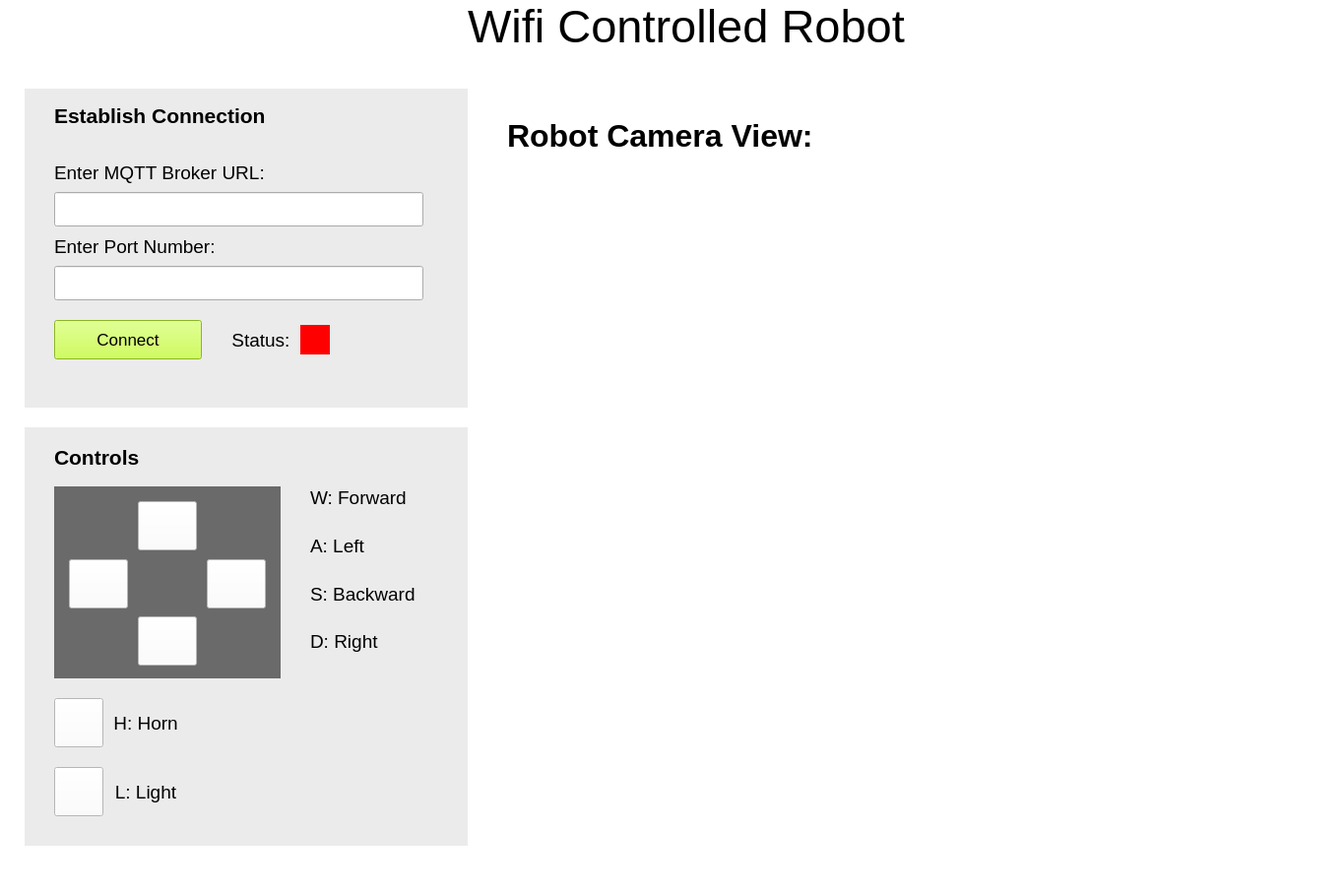
<?xml version="1.0" encoding="UTF-8"?>
<ui version="4.0">
 <class>MainWindow</class>
 <widget class="QMainWindow" name="MainWindow">
  <property name="geometry">
   <rect>
    <x>0</x>
    <y>0</y>
    <width>1365</width>
    <height>909</height>
   </rect>
  </property>
  <property name="windowTitle">
   <string/>
  </property>
  <property name="styleSheet">
   <string notr="true">QWidget#centralwidget { 
	background-color: white; 
}

QFrame#connection_frame { 
	background-color: rgb(235, 235, 235); 
}

QFrame#controls_frame { 
	background-color: rgb(235, 235, 235); 
}

QFrame#movement_pad_frame { 
	background-color: rgb(106, 106, 106); 
}

QFrame#status_fr { 
	background-color: rgb(255, 0, 0); 
}

QPushButton#connect_pb { 
	background-color: rgb(193, 255, 46); 
}

QPushButton#horn_pb { 
	background-color: rgb(255, 255, 255); 
}

QFrame#controls_frame QPushButton { 
	background-color: rgb(255, 255, 255); 
}
</string>
  </property>
  <widget class="QWidget" name="centralwidget">
   <property name="focusPolicy">
    <enum>Qt::StrongFocus</enum>
   </property>
   <layout class="QGridLayout" name="gridLayout_2">
    <property name="leftMargin">
     <number>0</number>
    </property>
    <property name="topMargin">
     <number>0</number>
    </property>
    <property name="rightMargin">
     <number>0</number>
    </property>
    <property name="bottomMargin">
     <number>50</number>
    </property>
    <item row="0" column="0">
     <layout class="QGridLayout" name="main_glo">
      <property name="leftMargin">
       <number>25</number>
      </property>
      <property name="topMargin">
       <number>0</number>
      </property>
      <property name="rightMargin">
       <number>25</number>
      </property>
      <property name="bottomMargin">
       <number>0</number>
      </property>
      <property name="spacing">
       <number>0</number>
      </property>
      <item row="0" column="1">
       <widget class="QLabel" name="main_header_lb">
        <property name="sizePolicy">
         <sizepolicy hsizetype="Minimum" vsizetype="Minimum">
          <horstretch>0</horstretch>
          <verstretch>0</verstretch>
         </sizepolicy>
        </property>
        <property name="minimumSize">
         <size>
          <width>650</width>
          <height>90</height>
         </size>
        </property>
        <property name="font">
         <font>
          <family>Segoe UI</family>
          <pointsize>35</pointsize>
          <weight>50</weight>
          <italic>false</italic>
          <bold>false</bold>
          <strikeout>false</strikeout>
          <kerning>true</kerning>
         </font>
        </property>
        <property name="text">
         <string>Wifi Controlled Robot</string>
        </property>
        <property name="alignment">
         <set>Qt::AlignLeading|Qt::AlignLeft|Qt::AlignTop</set>
        </property>
       </widget>
      </item>
      <item row="1" column="1">
       <layout class="QGridLayout" name="section2_wrap_glo">
        <property name="leftMargin">
         <number>40</number>
        </property>
        <property name="topMargin">
         <number>30</number>
        </property>
        <property name="rightMargin">
         <number>0</number>
        </property>
        <property name="bottomMargin">
         <number>0</number>
        </property>
        <item row="1" column="0">
         <widget class="QLabel" name="camera_lb">
          <property name="sizePolicy">
           <sizepolicy hsizetype="Minimum" vsizetype="Minimum">
            <horstretch>0</horstretch>
            <verstretch>0</verstretch>
           </sizepolicy>
          </property>
          <property name="minimumSize">
           <size>
            <width>640</width>
            <height>480</height>
           </size>
          </property>
          <property name="text">
           <string/>
          </property>
          <property name="alignment">
           <set>Qt::AlignCenter</set>
          </property>
         </widget>
        </item>
        <item row="2" column="0">
         <spacer name="verticalSpacer">
          <property name="orientation">
           <enum>Qt::Vertical</enum>
          </property>
          <property name="sizeHint" stdset="0">
           <size>
            <width>20</width>
            <height>40</height>
           </size>
          </property>
         </spacer>
        </item>
        <item row="0" column="0">
         <widget class="QLabel" name="connection_header_lb_3">
          <property name="sizePolicy">
           <sizepolicy hsizetype="Minimum" vsizetype="Minimum">
            <horstretch>0</horstretch>
            <verstretch>0</verstretch>
           </sizepolicy>
          </property>
          <property name="minimumSize">
           <size>
            <width>100</width>
            <height>0</height>
           </size>
          </property>
          <property name="font">
           <font>
            <family>Segoe UI</family>
            <pointsize>24</pointsize>
            <weight>75</weight>
            <italic>false</italic>
            <bold>true</bold>
            <strikeout>false</strikeout>
            <kerning>true</kerning>
           </font>
          </property>
          <property name="text">
           <string>Robot Camera View: </string>
          </property>
          <property name="alignment">
           <set>Qt::AlignLeading|Qt::AlignLeft|Qt::AlignTop</set>
          </property>
         </widget>
        </item>
        <item row="0" column="1">
         <spacer name="horizontalSpacer">
          <property name="orientation">
           <enum>Qt::Horizontal</enum>
          </property>
          <property name="sizeHint" stdset="0">
           <size>
            <width>40</width>
            <height>20</height>
           </size>
          </property>
         </spacer>
        </item>
       </layout>
      </item>
      <item row="1" column="0">
       <layout class="QGridLayout" name="section1_wrap_glo">
        <property name="bottomMargin">
         <number>0</number>
        </property>
        <property name="horizontalSpacing">
         <number>0</number>
        </property>
        <property name="verticalSpacing">
         <number>20</number>
        </property>
        <item row="0" column="0">
         <widget class="QFrame" name="connection_frame">
          <property name="sizePolicy">
           <sizepolicy hsizetype="Minimum" vsizetype="Minimum">
            <horstretch>0</horstretch>
            <verstretch>0</verstretch>
           </sizepolicy>
          </property>
          <property name="minimumSize">
           <size>
            <width>450</width>
            <height>320</height>
           </size>
          </property>
          <property name="frameShape">
           <enum>QFrame::NoFrame</enum>
          </property>
          <property name="frameShadow">
           <enum>QFrame::Plain</enum>
          </property>
          <layout class="QGridLayout" name="gridLayout_5">
           <property name="leftMargin">
            <number>0</number>
           </property>
           <property name="topMargin">
            <number>0</number>
           </property>
           <property name="rightMargin">
            <number>0</number>
           </property>
           <property name="bottomMargin">
            <number>0</number>
           </property>
           <property name="spacing">
            <number>0</number>
           </property>
           <item row="0" column="0">
            <layout class="QGridLayout" name="connection_glo">
             <property name="leftMargin">
              <number>30</number>
             </property>
             <property name="topMargin">
              <number>15</number>
             </property>
             <property name="rightMargin">
              <number>45</number>
             </property>
             <property name="bottomMargin">
              <number>20</number>
             </property>
             <property name="spacing">
              <number>0</number>
             </property>
             <item row="5" column="0">
              <layout class="QHBoxLayout" name="connection_widgets_wrapper">
               <property name="spacing">
                <number>0</number>
               </property>
               <property name="topMargin">
                <number>20</number>
               </property>
               <item>
                <widget class="QPushButton" name="connect_pb">
                 <property name="sizePolicy">
                  <sizepolicy hsizetype="Minimum" vsizetype="Minimum">
                   <horstretch>0</horstretch>
                   <verstretch>0</verstretch>
                  </sizepolicy>
                 </property>
                 <property name="minimumSize">
                  <size>
                   <width>150</width>
                   <height>40</height>
                  </size>
                 </property>
                 <property name="font">
                  <font>
                   <family>Segoe UI</family>
                   <pointsize>13</pointsize>
                   <weight>50</weight>
                   <bold>false</bold>
                  </font>
                 </property>
                 <property name="contextMenuPolicy">
                  <enum>Qt::PreventContextMenu</enum>
                 </property>
                 <property name="text">
                  <string>Connect</string>
                 </property>
                </widget>
               </item>
               <item>
                <widget class="QLabel" name="status_lb">
                 <property name="sizePolicy">
                  <sizepolicy hsizetype="Minimum" vsizetype="Minimum">
                   <horstretch>0</horstretch>
                   <verstretch>0</verstretch>
                  </sizepolicy>
                 </property>
                 <property name="minimumSize">
                  <size>
                   <width>100</width>
                   <height>25</height>
                  </size>
                 </property>
                 <property name="font">
                  <font>
                   <family>Segoe UI</family>
                   <pointsize>14</pointsize>
                   <weight>50</weight>
                   <italic>false</italic>
                   <bold>false</bold>
                   <strikeout>false</strikeout>
                   <kerning>true</kerning>
                  </font>
                 </property>
                 <property name="text">
                  <string>Status:  </string>
                 </property>
                 <property name="alignment">
                  <set>Qt::AlignRight|Qt::AlignTrailing|Qt::AlignVCenter</set>
                 </property>
                </widget>
               </item>
               <item>
                <widget class="QFrame" name="status_fr">
                 <property name="sizePolicy">
                  <sizepolicy hsizetype="Minimum" vsizetype="Fixed">
                   <horstretch>0</horstretch>
                   <verstretch>0</verstretch>
                  </sizepolicy>
                 </property>
                 <property name="minimumSize">
                  <size>
                   <width>30</width>
                   <height>30</height>
                  </size>
                 </property>
                 <property name="frameShape">
                  <enum>QFrame::NoFrame</enum>
                 </property>
                 <property name="frameShadow">
                  <enum>QFrame::Plain</enum>
                 </property>
                </widget>
               </item>
               <item>
                <spacer name="horizontalSpacer_3">
                 <property name="orientation">
                  <enum>Qt::Horizontal</enum>
                 </property>
                 <property name="sizeHint" stdset="0">
                  <size>
                   <width>40</width>
                   <height>20</height>
                  </size>
                 </property>
                </spacer>
               </item>
              </layout>
             </item>
             <item row="3" column="0">
              <widget class="QLabel" name="port_number_lb">
               <property name="sizePolicy">
                <sizepolicy hsizetype="Minimum" vsizetype="Minimum">
                 <horstretch>0</horstretch>
                 <verstretch>0</verstretch>
                </sizepolicy>
               </property>
               <property name="minimumSize">
                <size>
                 <width>100</width>
                 <height>40</height>
                </size>
               </property>
               <property name="font">
                <font>
                 <family>Segoe UI</family>
                 <pointsize>14</pointsize>
                 <weight>50</weight>
                 <italic>false</italic>
                 <bold>false</bold>
                 <strikeout>false</strikeout>
                 <kerning>true</kerning>
                </font>
               </property>
               <property name="text">
                <string>Enter Port Number:</string>
               </property>
               <property name="alignment">
                <set>Qt::AlignLeading|Qt::AlignLeft|Qt::AlignVCenter</set>
               </property>
              </widget>
             </item>
             <item row="1" column="0">
              <widget class="QLabel" name="broker_header_lb">
               <property name="sizePolicy">
                <sizepolicy hsizetype="Minimum" vsizetype="Minimum">
                 <horstretch>0</horstretch>
                 <verstretch>0</verstretch>
                </sizepolicy>
               </property>
               <property name="minimumSize">
                <size>
                 <width>100</width>
                 <height>40</height>
                </size>
               </property>
               <property name="font">
                <font>
                 <family>Segoe UI</family>
                 <pointsize>14</pointsize>
                 <weight>50</weight>
                 <italic>false</italic>
                 <bold>false</bold>
                 <strikeout>false</strikeout>
                 <kerning>true</kerning>
                </font>
               </property>
               <property name="text">
                <string>Enter MQTT Broker URL:</string>
               </property>
               <property name="alignment">
                <set>Qt::AlignLeading|Qt::AlignLeft|Qt::AlignVCenter</set>
               </property>
              </widget>
             </item>
             <item row="0" column="0">
              <widget class="QLabel" name="connection_header_lb">
               <property name="sizePolicy">
                <sizepolicy hsizetype="Minimum" vsizetype="Minimum">
                 <horstretch>0</horstretch>
                 <verstretch>0</verstretch>
                </sizepolicy>
               </property>
               <property name="minimumSize">
                <size>
                 <width>100</width>
                 <height>50</height>
                </size>
               </property>
               <property name="font">
                <font>
                 <family>Segoe UI</family>
                 <pointsize>16</pointsize>
                 <weight>75</weight>
                 <italic>false</italic>
                 <bold>true</bold>
                 <strikeout>false</strikeout>
                 <kerning>true</kerning>
                </font>
               </property>
               <property name="text">
                <string>Establish Connection</string>
               </property>
               <property name="alignment">
                <set>Qt::AlignLeading|Qt::AlignLeft|Qt::AlignTop</set>
               </property>
              </widget>
             </item>
             <item row="2" column="0">
              <widget class="QLineEdit" name="broker_url_le">
               <property name="sizePolicy">
                <sizepolicy hsizetype="Minimum" vsizetype="Minimum">
                 <horstretch>0</horstretch>
                 <verstretch>0</verstretch>
                </sizepolicy>
               </property>
               <property name="minimumSize">
                <size>
                 <width>100</width>
                 <height>35</height>
                </size>
               </property>
               <property name="font">
                <font>
                 <family>Segoe UI</family>
                 <pointsize>14</pointsize>
                </font>
               </property>
              </widget>
             </item>
             <item row="4" column="0">
              <widget class="QLineEdit" name="port_number_le">
               <property name="sizePolicy">
                <sizepolicy hsizetype="Minimum" vsizetype="Minimum">
                 <horstretch>0</horstretch>
                 <verstretch>0</verstretch>
                </sizepolicy>
               </property>
               <property name="minimumSize">
                <size>
                 <width>100</width>
                 <height>35</height>
                </size>
               </property>
               <property name="font">
                <font>
                 <family>Segoe UI</family>
                 <pointsize>14</pointsize>
                </font>
               </property>
              </widget>
             </item>
             <item row="6" column="0">
              <spacer name="verticalSpacer_2">
               <property name="orientation">
                <enum>Qt::Vertical</enum>
               </property>
               <property name="sizeHint" stdset="0">
                <size>
                 <width>20</width>
                 <height>40</height>
                </size>
               </property>
              </spacer>
             </item>
            </layout>
           </item>
          </layout>
         </widget>
        </item>
        <item row="1" column="0">
         <widget class="QFrame" name="controls_frame">
          <property name="sizePolicy">
           <sizepolicy hsizetype="Minimum" vsizetype="Minimum">
            <horstretch>0</horstretch>
            <verstretch>0</verstretch>
           </sizepolicy>
          </property>
          <property name="minimumSize">
           <size>
            <width>450</width>
            <height>425</height>
           </size>
          </property>
          <property name="frameShape">
           <enum>QFrame::NoFrame</enum>
          </property>
          <property name="frameShadow">
           <enum>QFrame::Plain</enum>
          </property>
          <layout class="QGridLayout" name="gridLayout_7">
           <property name="leftMargin">
            <number>0</number>
           </property>
           <property name="topMargin">
            <number>0</number>
           </property>
           <property name="rightMargin">
            <number>0</number>
           </property>
           <property name="bottomMargin">
            <number>0</number>
           </property>
           <property name="spacing">
            <number>0</number>
           </property>
           <item row="0" column="0">
            <layout class="QGridLayout" name="controls_glo">
             <property name="leftMargin">
              <number>30</number>
             </property>
             <property name="topMargin">
              <number>0</number>
             </property>
             <property name="rightMargin">
              <number>35</number>
             </property>
             <property name="bottomMargin">
              <number>30</number>
             </property>
             <property name="spacing">
              <number>0</number>
             </property>
             <item row="1" column="0">
              <layout class="QGridLayout" name="movement_pad_wrapper_glo">
               <property name="horizontalSpacing">
                <number>30</number>
               </property>
               <property name="verticalSpacing">
                <number>0</number>
               </property>
               <item row="0" column="1">
                <widget class="QFrame" name="movement_pad_frame">
                 <property name="sizePolicy">
                  <sizepolicy hsizetype="Minimum" vsizetype="Minimum">
                   <horstretch>0</horstretch>
                   <verstretch>0</verstretch>
                  </sizepolicy>
                 </property>
                 <property name="frameShape">
                  <enum>QFrame::NoFrame</enum>
                 </property>
                 <property name="frameShadow">
                  <enum>QFrame::Plain</enum>
                 </property>
                 <layout class="QGridLayout" name="gridLayout_8">
                  <property name="leftMargin">
                   <number>0</number>
                  </property>
                  <property name="topMargin">
                   <number>0</number>
                  </property>
                  <property name="rightMargin">
                   <number>0</number>
                  </property>
                  <property name="bottomMargin">
                   <number>0</number>
                  </property>
                  <property name="spacing">
                   <number>0</number>
                  </property>
                  <item row="0" column="0">
                   <layout class="QGridLayout" name="movement_pad_glo">
                    <property name="leftMargin">
                     <number>15</number>
                    </property>
                    <property name="topMargin">
                     <number>15</number>
                    </property>
                    <property name="rightMargin">
                     <number>15</number>
                    </property>
                    <property name="bottomMargin">
                     <number>15</number>
                    </property>
                    <property name="spacing">
                     <number>10</number>
                    </property>
                    <item row="2" column="2">
                     <widget class="QPushButton" name="down_pb">
                      <property name="minimumSize">
                       <size>
                        <width>60</width>
                        <height>50</height>
                       </size>
                      </property>
                      <property name="text">
                       <string/>
                      </property>
                     </widget>
                    </item>
                    <item row="1" column="1">
                     <widget class="QPushButton" name="left_pb">
                      <property name="sizePolicy">
                       <sizepolicy hsizetype="Minimum" vsizetype="Minimum">
                        <horstretch>0</horstretch>
                        <verstretch>0</verstretch>
                       </sizepolicy>
                      </property>
                      <property name="minimumSize">
                       <size>
                        <width>60</width>
                        <height>50</height>
                       </size>
                      </property>
                      <property name="text">
                       <string/>
                      </property>
                     </widget>
                    </item>
                    <item row="1" column="3">
                     <widget class="QPushButton" name="right_pb">
                      <property name="sizePolicy">
                       <sizepolicy hsizetype="Minimum" vsizetype="Minimum">
                        <horstretch>0</horstretch>
                        <verstretch>0</verstretch>
                       </sizepolicy>
                      </property>
                      <property name="minimumSize">
                       <size>
                        <width>60</width>
                        <height>50</height>
                       </size>
                      </property>
                      <property name="text">
                       <string/>
                      </property>
                     </widget>
                    </item>
                    <item row="0" column="2">
                     <widget class="QPushButton" name="up_pb">
                      <property name="sizePolicy">
                       <sizepolicy hsizetype="Minimum" vsizetype="Minimum">
                        <horstretch>0</horstretch>
                        <verstretch>0</verstretch>
                       </sizepolicy>
                      </property>
                      <property name="minimumSize">
                       <size>
                        <width>60</width>
                        <height>50</height>
                       </size>
                      </property>
                      <property name="text">
                       <string/>
                      </property>
                     </widget>
                    </item>
                   </layout>
                  </item>
                 </layout>
                </widget>
               </item>
               <item row="0" column="2">
                <layout class="QVBoxLayout" name="movement_commands_vlo">
                 <property name="spacing">
                  <number>0</number>
                 </property>
                 <item>
                  <widget class="QLabel" name="forward_lb">
                   <property name="sizePolicy">
                    <sizepolicy hsizetype="Minimum" vsizetype="Minimum">
                     <horstretch>0</horstretch>
                     <verstretch>0</verstretch>
                    </sizepolicy>
                   </property>
                   <property name="minimumSize">
                    <size>
                     <width>0</width>
                     <height>0</height>
                    </size>
                   </property>
                   <property name="font">
                    <font>
                     <family>Segoe UI</family>
                     <pointsize>14</pointsize>
                     <weight>50</weight>
                     <italic>false</italic>
                     <bold>false</bold>
                     <strikeout>false</strikeout>
                     <kerning>true</kerning>
                    </font>
                   </property>
                   <property name="text">
                    <string>W: Forward</string>
                   </property>
                   <property name="alignment">
                    <set>Qt::AlignLeading|Qt::AlignLeft|Qt::AlignTop</set>
                   </property>
                  </widget>
                 </item>
                 <item>
                  <widget class="QLabel" name="left_lb">
                   <property name="sizePolicy">
                    <sizepolicy hsizetype="Minimum" vsizetype="Minimum">
                     <horstretch>0</horstretch>
                     <verstretch>0</verstretch>
                    </sizepolicy>
                   </property>
                   <property name="minimumSize">
                    <size>
                     <width>0</width>
                     <height>0</height>
                    </size>
                   </property>
                   <property name="font">
                    <font>
                     <family>Segoe UI</family>
                     <pointsize>14</pointsize>
                     <weight>50</weight>
                     <italic>false</italic>
                     <bold>false</bold>
                     <strikeout>false</strikeout>
                     <kerning>true</kerning>
                    </font>
                   </property>
                   <property name="text">
                    <string>A: Left</string>
                   </property>
                   <property name="alignment">
                    <set>Qt::AlignLeading|Qt::AlignLeft|Qt::AlignTop</set>
                   </property>
                  </widget>
                 </item>
                 <item>
                  <widget class="QLabel" name="back_lb">
                   <property name="sizePolicy">
                    <sizepolicy hsizetype="Minimum" vsizetype="Minimum">
                     <horstretch>0</horstretch>
                     <verstretch>0</verstretch>
                    </sizepolicy>
                   </property>
                   <property name="minimumSize">
                    <size>
                     <width>0</width>
                     <height>0</height>
                    </size>
                   </property>
                   <property name="font">
                    <font>
                     <family>Segoe UI</family>
                     <pointsize>14</pointsize>
                     <weight>50</weight>
                     <italic>false</italic>
                     <bold>false</bold>
                     <strikeout>false</strikeout>
                     <kerning>true</kerning>
                    </font>
                   </property>
                   <property name="text">
                    <string>S: Backward</string>
                   </property>
                   <property name="alignment">
                    <set>Qt::AlignLeading|Qt::AlignLeft|Qt::AlignTop</set>
                   </property>
                  </widget>
                 </item>
                 <item>
                  <widget class="QLabel" name="right_lb">
                   <property name="sizePolicy">
                    <sizepolicy hsizetype="Minimum" vsizetype="Minimum">
                     <horstretch>0</horstretch>
                     <verstretch>0</verstretch>
                    </sizepolicy>
                   </property>
                   <property name="minimumSize">
                    <size>
                     <width>0</width>
                     <height>0</height>
                    </size>
                   </property>
                   <property name="font">
                    <font>
                     <family>Segoe UI</family>
                     <pointsize>14</pointsize>
                     <weight>50</weight>
                     <italic>false</italic>
                     <bold>false</bold>
                     <strikeout>false</strikeout>
                     <kerning>true</kerning>
                    </font>
                   </property>
                   <property name="text">
                    <string>D: Right</string>
                   </property>
                   <property name="alignment">
                    <set>Qt::AlignLeading|Qt::AlignLeft|Qt::AlignTop</set>
                   </property>
                  </widget>
                 </item>
                </layout>
               </item>
              </layout>
             </item>
             <item row="0" column="0">
              <widget class="QLabel" name="controls_header_lb">
               <property name="sizePolicy">
                <sizepolicy hsizetype="Minimum" vsizetype="Minimum">
                 <horstretch>0</horstretch>
                 <verstretch>0</verstretch>
                </sizepolicy>
               </property>
               <property name="minimumSize">
                <size>
                 <width>100</width>
                 <height>60</height>
                </size>
               </property>
               <property name="font">
                <font>
                 <family>Segoe UI</family>
                 <pointsize>16</pointsize>
                 <weight>75</weight>
                 <italic>false</italic>
                 <bold>true</bold>
                 <strikeout>false</strikeout>
                 <kerning>true</kerning>
                </font>
               </property>
               <property name="text">
                <string>Controls</string>
               </property>
               <property name="alignment">
                <set>Qt::AlignLeading|Qt::AlignLeft|Qt::AlignVCenter</set>
               </property>
              </widget>
             </item>
             <item row="2" column="0">
              <layout class="QGridLayout" name="additional_controls_wrapper_glo">
               <property name="leftMargin">
                <number>0</number>
               </property>
               <property name="topMargin">
                <number>20</number>
               </property>
               <property name="rightMargin">
                <number>0</number>
               </property>
               <property name="spacing">
                <number>0</number>
               </property>
               <item row="0" column="0">
                <layout class="QGridLayout" name="additional_controls_glo">
                 <property name="leftMargin">
                  <number>0</number>
                 </property>
                 <property name="topMargin">
                  <number>0</number>
                 </property>
                 <property name="rightMargin">
                  <number>20</number>
                 </property>
                 <property name="horizontalSpacing">
                  <number>10</number>
                 </property>
                 <property name="verticalSpacing">
                  <number>20</number>
                 </property>
                 <item row="0" column="0">
                  <widget class="QPushButton" name="horn_pb">
                   <property name="sizePolicy">
                    <sizepolicy hsizetype="Minimum" vsizetype="Minimum">
                     <horstretch>0</horstretch>
                     <verstretch>0</verstretch>
                    </sizepolicy>
                   </property>
                   <property name="minimumSize">
                    <size>
                     <width>50</width>
                     <height>50</height>
                    </size>
                   </property>
                   <property name="font">
                    <font>
                     <family>Segoe UI</family>
                     <pointsize>10</pointsize>
                     <kerning>true</kerning>
                    </font>
                   </property>
                   <property name="text">
                    <string/>
                   </property>
                  </widget>
                 </item>
                 <item row="0" column="1">
                  <widget class="QLabel" name="horn_lb">
                   <property name="sizePolicy">
                    <sizepolicy hsizetype="Minimum" vsizetype="Minimum">
                     <horstretch>0</horstretch>
                     <verstretch>0</verstretch>
                    </sizepolicy>
                   </property>
                   <property name="minimumSize">
                    <size>
                     <width>60</width>
                     <height>0</height>
                    </size>
                   </property>
                   <property name="font">
                    <font>
                     <family>Segoe UI</family>
                     <pointsize>14</pointsize>
                    </font>
                   </property>
                   <property name="text">
                    <string>H: Horn</string>
                   </property>
                   <property name="alignment">
                    <set>Qt::AlignCenter</set>
                   </property>
                  </widget>
                 </item>
                 <item row="1" column="0">
                  <widget class="QPushButton" name="light_pb">
                   <property name="sizePolicy">
                    <sizepolicy hsizetype="Minimum" vsizetype="Minimum">
                     <horstretch>0</horstretch>
                     <verstretch>0</verstretch>
                    </sizepolicy>
                   </property>
                   <property name="minimumSize">
                    <size>
                     <width>50</width>
                     <height>50</height>
                    </size>
                   </property>
                   <property name="font">
                    <font>
                     <family>Segoe UI</family>
                     <pointsize>10</pointsize>
                     <kerning>true</kerning>
                    </font>
                   </property>
                   <property name="text">
                    <string/>
                   </property>
                  </widget>
                 </item>
                 <item row="1" column="1">
                  <widget class="QLabel" name="horn_lb_2">
                   <property name="sizePolicy">
                    <sizepolicy hsizetype="Minimum" vsizetype="Minimum">
                     <horstretch>0</horstretch>
                     <verstretch>0</verstretch>
                    </sizepolicy>
                   </property>
                   <property name="minimumSize">
                    <size>
                     <width>60</width>
                     <height>0</height>
                    </size>
                   </property>
                   <property name="font">
                    <font>
                     <family>Segoe UI</family>
                     <pointsize>14</pointsize>
                    </font>
                   </property>
                   <property name="text">
                    <string>L: Light</string>
                   </property>
                   <property name="alignment">
                    <set>Qt::AlignCenter</set>
                   </property>
                  </widget>
                 </item>
                </layout>
               </item>
               <item row="0" column="1">
                <spacer name="additional_controls_right_hs">
                 <property name="orientation">
                  <enum>Qt::Horizontal</enum>
                 </property>
                 <property name="sizeHint" stdset="0">
                  <size>
                   <width>40</width>
                   <height>20</height>
                  </size>
                 </property>
                </spacer>
               </item>
              </layout>
             </item>
            </layout>
           </item>
          </layout>
         </widget>
        </item>
       </layout>
      </item>
      <item row="0" column="0">
       <spacer name="left_title_hs">
        <property name="orientation">
         <enum>Qt::Horizontal</enum>
        </property>
        <property name="sizeHint" stdset="0">
         <size>
          <width>40</width>
          <height>20</height>
         </size>
        </property>
       </spacer>
      </item>
      <item row="0" column="2">
       <spacer name="right_title_hs">
        <property name="orientation">
         <enum>Qt::Horizontal</enum>
        </property>
        <property name="sizeHint" stdset="0">
         <size>
          <width>40</width>
          <height>20</height>
         </size>
        </property>
       </spacer>
      </item>
     </layout>
    </item>
   </layout>
  </widget>
 </widget>
 <resources/>
 <connections/>
</ui>
